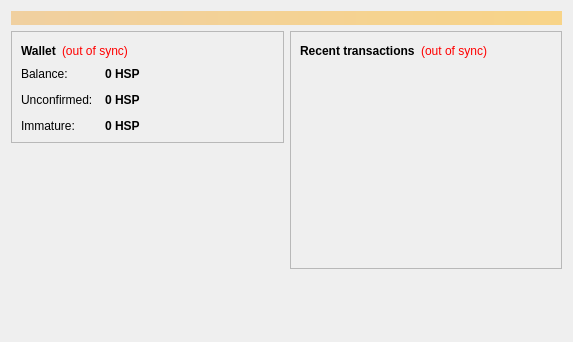
<?xml version="1.0" encoding="UTF-8"?>
<ui version="4.0">
 <class>OverviewPage</class>
 <widget class="QWidget" name="OverviewPage">
  <property name="geometry">
   <rect>
    <x>0</x>
    <y>0</y>
    <width>573</width>
    <height>342</height>
   </rect>
  </property>
  <property name="windowTitle">
   <string>Form</string>
  </property>
  <layout class="QVBoxLayout" name="topLayout">
   <item>
    <widget class="QLabel" name="labelAlerts">
     <property name="visible">
      <bool>false</bool>
     </property>
     <property name="styleSheet">
      <string notr="true">background-color: qlineargradient(x1: 0, y1: 0, x2: 1, y2: 0, stop:0 #F0D0A0, stop:1 #F8D488); color:#000000;</string>
     </property>
     <property name="wordWrap">
      <bool>true</bool>
     </property>
     <property name="margin">
      <number>3</number>
     </property>
    </widget>
   </item>
   <item>
    <layout class="QHBoxLayout" name="horizontalLayout" stretch="1,1">
     <item>
      <layout class="QVBoxLayout" name="verticalLayout_2">
       <item>
        <widget class="QFrame" name="frame">
         <property name="frameShape">
          <enum>QFrame::StyledPanel</enum>
         </property>
         <property name="frameShadow">
          <enum>QFrame::Raised</enum>
         </property>
         <layout class="QVBoxLayout" name="verticalLayout_4">
          <item>
           <layout class="QHBoxLayout" name="horizontalLayout_4">
            <item>
             <widget class="QLabel" name="label_5">
              <property name="font">
               <font>
                <weight>75</weight>
                <bold>true</bold>
               </font>
              </property>
              <property name="text">
               <string>Wallet</string>
              </property>
             </widget>
            </item>
            <item>
             <widget class="QLabel" name="labelWalletStatus">
              <property name="toolTip">
               <string>The displayed information may be out of date. Your wallet automatically synchronizes with the Horsepowercoin network after a connection is established, but this process has not completed yet.</string>
              </property>
              <property name="styleSheet">
               <string notr="true">QLabel { color: red; }</string>
              </property>
              <property name="text">
               <string notr="true">(out of sync)</string>
              </property>
              <property name="alignment">
               <set>Qt::AlignLeading|Qt::AlignLeft|Qt::AlignVCenter</set>
              </property>
             </widget>
            </item>
            <item>
             <spacer name="horizontalSpacer_2">
              <property name="orientation">
               <enum>Qt::Horizontal</enum>
              </property>
              <property name="sizeHint" stdset="0">
               <size>
                <width>40</width>
                <height>20</height>
               </size>
              </property>
             </spacer>
            </item>
           </layout>
          </item>
          <item>
           <layout class="QFormLayout" name="formLayout_2">
            <property name="fieldGrowthPolicy">
             <enum>QFormLayout::AllNonFixedFieldsGrow</enum>
            </property>
            <property name="horizontalSpacing">
             <number>12</number>
            </property>
            <property name="verticalSpacing">
             <number>12</number>
            </property>
            <item row="0" column="0">
             <widget class="QLabel" name="label">
              <property name="text">
               <string>Balance:</string>
              </property>
             </widget>
            </item>
            <item row="0" column="1">
             <widget class="QLabel" name="labelBalance">
              <property name="font">
               <font>
                <weight>75</weight>
                <bold>true</bold>
               </font>
              </property>
              <property name="cursor">
               <cursorShape>IBeamCursor</cursorShape>
              </property>
              <property name="toolTip">
               <string>Your current balance</string>
              </property>
              <property name="text">
               <string notr="true">0 HSP</string>
              </property>
              <property name="textInteractionFlags">
               <set>Qt::LinksAccessibleByMouse|Qt::TextSelectableByKeyboard|Qt::TextSelectableByMouse</set>
              </property>
             </widget>
            </item>
            <item row="1" column="0">
             <widget class="QLabel" name="label_3">
              <property name="text">
               <string>Unconfirmed:</string>
              </property>
             </widget>
            </item>
            <item row="1" column="1">
             <widget class="QLabel" name="labelUnconfirmed">
              <property name="font">
               <font>
                <weight>75</weight>
                <bold>true</bold>
               </font>
              </property>
              <property name="cursor">
               <cursorShape>IBeamCursor</cursorShape>
              </property>
              <property name="toolTip">
               <string>Total of transactions that have yet to be confirmed, and do not yet count toward the current balance</string>
              </property>
              <property name="text">
               <string notr="true">0 HSP</string>
              </property>
              <property name="textInteractionFlags">
               <set>Qt::LinksAccessibleByMouse|Qt::TextSelectableByKeyboard|Qt::TextSelectableByMouse</set>
              </property>
             </widget>
            </item>
            <item row="2" column="0">
             <widget class="QLabel" name="labelImmatureText">
              <property name="text">
               <string>Immature:</string>
              </property>
             </widget>
            </item>
            <item row="2" column="1">
             <widget class="QLabel" name="labelImmature">
              <property name="font">
               <font>
                <weight>75</weight>
                <bold>true</bold>
               </font>
              </property>
              <property name="toolTip">
               <string>Mined balance that has not yet matured</string>
              </property>
              <property name="text">
               <string notr="true">0 HSP</string>
              </property>
              <property name="textInteractionFlags">
               <set>Qt::LinksAccessibleByMouse|Qt::TextSelectableByKeyboard|Qt::TextSelectableByMouse</set>
              </property>
             </widget>
            </item>
           </layout>
          </item>
         </layout>
        </widget>
       </item>
       <item>
        <spacer name="verticalSpacer">
         <property name="orientation">
          <enum>Qt::Vertical</enum>
         </property>
         <property name="sizeHint" stdset="0">
          <size>
           <width>20</width>
           <height>40</height>
          </size>
         </property>
        </spacer>
       </item>
      </layout>
     </item>
     <item>
      <layout class="QVBoxLayout" name="verticalLayout_3">
       <item>
        <widget class="QFrame" name="frame_2">
         <property name="frameShape">
          <enum>QFrame::StyledPanel</enum>
         </property>
         <property name="frameShadow">
          <enum>QFrame::Raised</enum>
         </property>
         <layout class="QVBoxLayout" name="verticalLayout">
          <item>
           <layout class="QHBoxLayout" name="horizontalLayout_2">
            <item>
             <widget class="QLabel" name="label_4">
              <property name="text">
               <string>&lt;b&gt;Recent transactions&lt;/b&gt;</string>
              </property>
             </widget>
            </item>
            <item>
             <widget class="QLabel" name="labelTransactionsStatus">
              <property name="toolTip">
               <string>The displayed information may be out of date. Your wallet automatically synchronizes with the Horsepowercoin network after a connection is established, but this process has not completed yet.</string>
              </property>
              <property name="styleSheet">
               <string notr="true">QLabel { color: red; }</string>
              </property>
              <property name="text">
               <string notr="true">(out of sync)</string>
              </property>
              <property name="alignment">
               <set>Qt::AlignRight|Qt::AlignTrailing|Qt::AlignVCenter</set>
              </property>
             </widget>
            </item>
            <item>
             <spacer name="horizontalSpacer">
              <property name="orientation">
               <enum>Qt::Horizontal</enum>
              </property>
              <property name="sizeHint" stdset="0">
               <size>
                <width>40</width>
                <height>20</height>
               </size>
              </property>
             </spacer>
            </item>
           </layout>
          </item>
          <item>
           <widget class="QListView" name="listTransactions">
            <property name="styleSheet">
             <string notr="true">QListView { background: transparent; }</string>
            </property>
            <property name="frameShape">
             <enum>QFrame::NoFrame</enum>
            </property>
            <property name="verticalScrollBarPolicy">
             <enum>Qt::ScrollBarAlwaysOff</enum>
            </property>
            <property name="horizontalScrollBarPolicy">
             <enum>Qt::ScrollBarAlwaysOff</enum>
            </property>
            <property name="selectionMode">
             <enum>QAbstractItemView::NoSelection</enum>
            </property>
           </widget>
          </item>
         </layout>
        </widget>
       </item>
       <item>
        <spacer name="verticalSpacer_2">
         <property name="orientation">
          <enum>Qt::Vertical</enum>
         </property>
         <property name="sizeHint" stdset="0">
          <size>
           <width>20</width>
           <height>40</height>
          </size>
         </property>
        </spacer>
       </item>
      </layout>
     </item>
    </layout>
   </item>
  </layout>
 </widget>
 <resources/>
 <connections/>
</ui>
